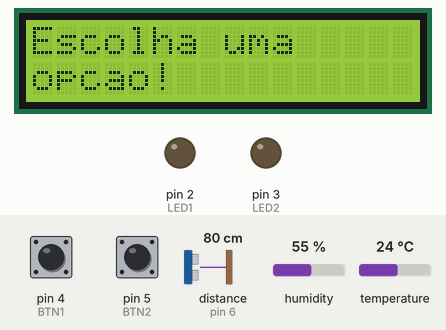
Simulated run of this sketch. Board: Arduino Uno, built with avr-gcc and run on an emulated ATmega328P. Parts: 16×2 character LCD, output pins drawn as LEDs (lit = HIGH). Dashed ring = blinking. The test bench sets the inputs (shaded band); at power-on: pin 4 (BTN1) LOW, pin 5 (BTN2) LOW, temperature 24 °C, humidity 55 %, distance to the obstacle (sensor on pin 6) 80 cm. The echo pulse lasts 58.3 µs per cm.

Above: at 3.2 s.
3.3 s: pin 4 (BTN1) pulled HIGH for 0.3 s
At 4.0 s:
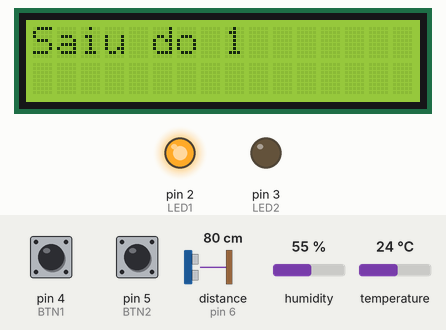
6.0 s: pin 5 (BTN2) pulled HIGH for 1 s
At 6.28 s:
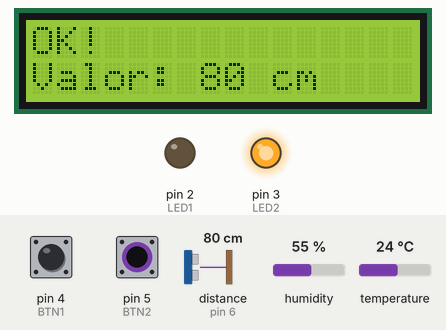
8.5 s: pin 4 (BTN1) pulled HIGH for 3.2 s
At 12.1 s:
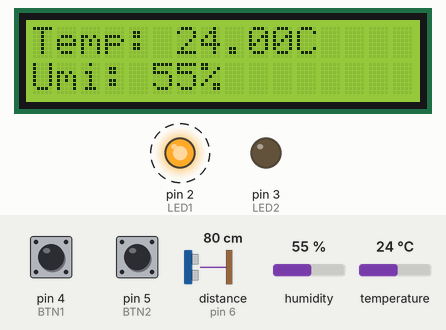
13.2 s: temperature set to 9 °C
At 15.5 s:
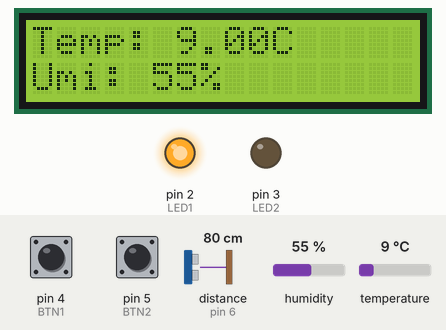
16.2 s: humidity set to 22 %
At 17.9 s:
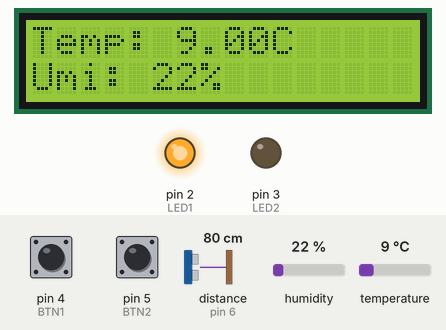
19.2 s: humidity set to 40 %
At 20.3 s:
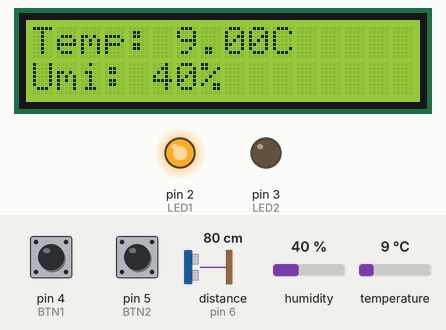
Timing chart, 0 to 22.2 s (numbered marks = the images above; inputs shaded):
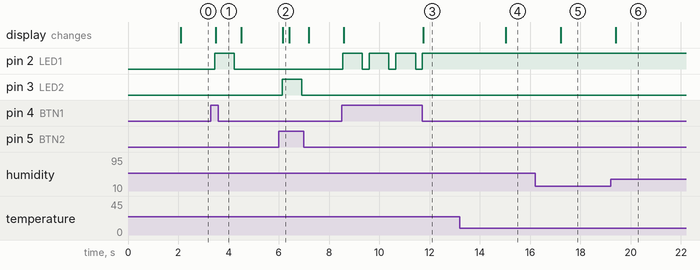

The sketch:

ExemploLCDBotao__1_.ino
```cpp
#include <Wire.h>
#include "DHT.h"
#include <LiquidCrystal_I2C.h>
#include "Ultrasonic.h"

#define col 16
#define lines 2
#define address 0x27

#define BTN1 4
#define BTN2 5

#define LED1 2
#define LED2 3

#define DHT_PIN 8
#define DHT_TYPE DHT22

Ultrasonic utrasom(7,6); //Ultrassom Primeiro pino de Trigger, Segundo pino de Echo
LiquidCrystal_I2C lcd(address, col, lines);
DHT dht(DHT_PIN, DHT_TYPE);

void setup(){
  dht.begin();

  pinMode(BTN1, INPUT);
  pinMode(BTN2, INPUT);

  pinMode(LED1, OUTPUT);
  pinMode(LED2, OUTPUT);

  lcd.init();
  lcd.backlight();
  lcd.clear();

  lcd.setCursor(0,0);
  lcd.print("Hello");
  delay(2000);
}

void loop(){
  int click1 = digitalRead(BTN1);
  int click2 = digitalRead(BTN2);
  int exit = 0;
  int exit1 = 0;
  int contador = 8;

  lcd.clear();
  lcd.setCursor(0,0);
  lcd.print("Escolha uma");
  lcd.setCursor(0,1);
  lcd.print("opcao!");

  if(click1){
    digitalWrite(LED1, HIGH);
    while(exit1 == 0){
      if(contador == 8){
        float temp = dht.readTemperature();
        int humi = dht.readHumidity();
        lcd.clear();
        lcd.setCursor(0,0);
        lcd.print("Temp: ");
        lcd.print(temp);
        lcd.print("C");
        lcd.setCursor(0,1);
        lcd.print("Umi: ");
        lcd.print(humi);
        lcd.print("%");
        contador == 0;
      }else{
        contador++;
      }
      exit1 = digitalRead(BTN1);
      if(exit1){
        lcd.clear();
        lcd.setCursor(0,0);
        lcd.print("Saiu do 1");
        delay(500);
      }
      delay(250);
    }
    digitalWrite(LED1, LOW);
  }

  if(click2){
    digitalWrite(LED2, HIGH);
    while(exit == 0){
      int valor = utrasom.Ranging(CM);

      lcd.clear();
      lcd.setCursor(0,0);
      if(valor > 30)
        lcd.print("OK!");
      if(valor <= 30 && valor > 10 )
        lcd.print("CUIDADO!");
      if(valor <= 10 )
        lcd.print("PARE!");

      lcd.setCursor(0,1);
      lcd.print("Valor: ");
      lcd.print(valor);
      lcd.print(" cm");

      delay(250);
      exit = digitalRead(BTN2);
      if(exit == 1){
        lcd.clear();
        lcd.setCursor(0,0);
        lcd.print("Saiu do 2");
        delay(500);
      }
    }
    digitalWrite(LED2, LOW);

  }

  /*

   */

   delay(250);
}
```

Measured:
- after the input at 3.3 s, pin 2 (LED1): LOW → HIGH after 0.14 s, → LOW 0.79 s later; the display: changes after 0.19 s (image 1)
- after the input at 6.0 s, pin 3 (LED2): LOW → HIGH after 0.13 s, → LOW 0.79 s later; the display: changes after 0.15 s (image 2)
- after the input at 8.5 s, pin 2 (LED1): alternates HIGH for 0.79 s and LOW for 0.27 s, 7 changes in all, then stays HIGH, starting at once; the display: first changes after 0.08 s (image 3 shows a later state)
- after the input at 13.2 s, the display: changes after 1.8 s (image 4)
- after the input at 16.2 s, the display: changes after 1.0 s (image 5)
- after the input at 19.2 s, the display: changes after 0.20 s (image 6)
